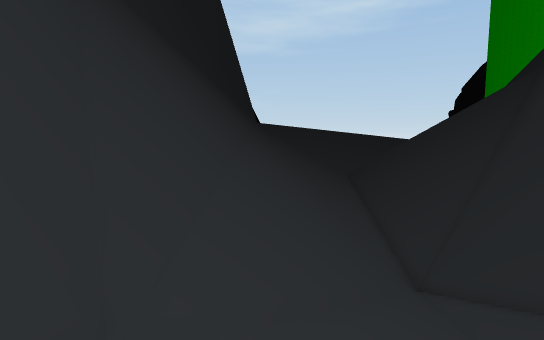
View 1 (above)

15 first-person views from a walk through a scene from a Unity 3-D project. The camera is 1.4 m above the floor, tilts 6° down and sees 80° across. The floor is counted in squares, 0.9 m on a side. Each view is taken from the middle of a square. On the plan, view 1 faces up. The plan holds only what a view shows up to about 16 squares ahead; the rest is blank. The place goes on beyond the plan. The player character is not drawn. Some animated figures are left out.

View 2
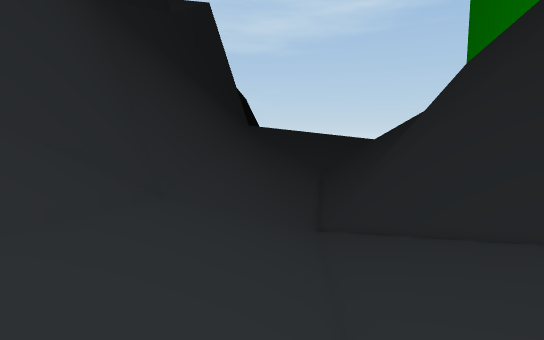

View 3
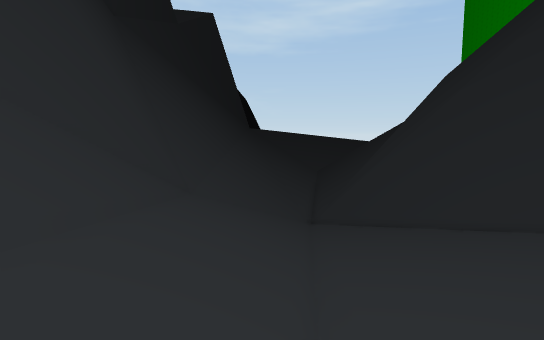

View 4
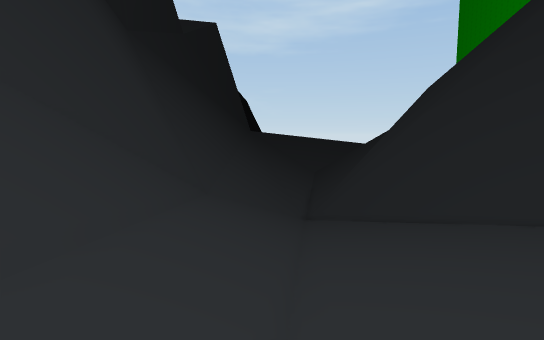

View 5
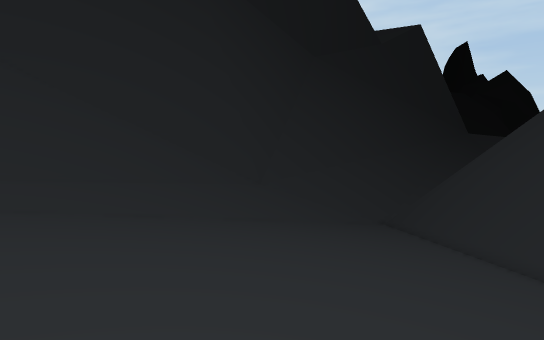

View 6
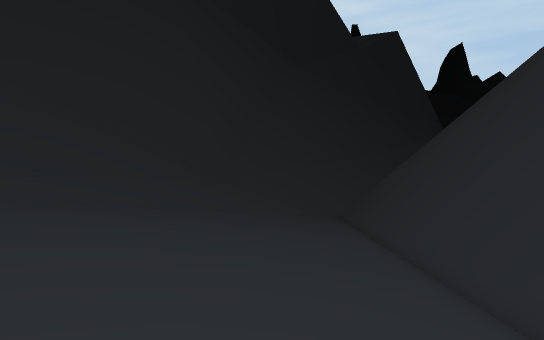

View 7
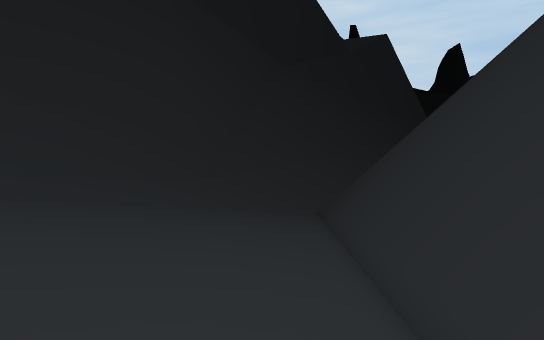

View 8
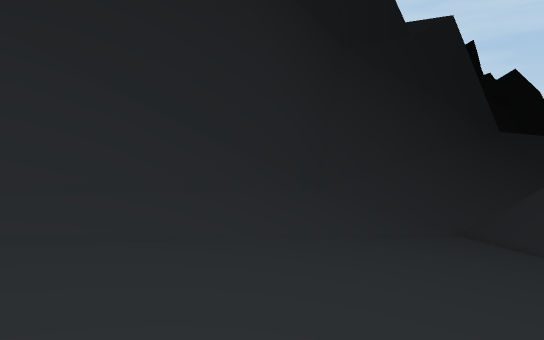

View 9
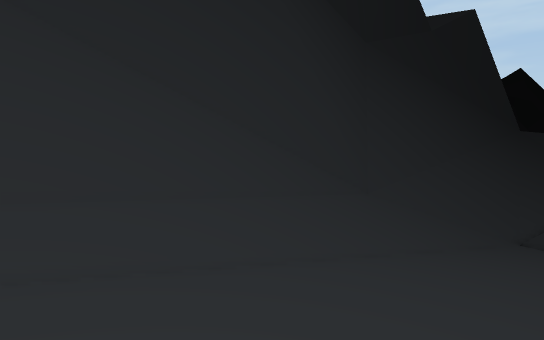

View 10
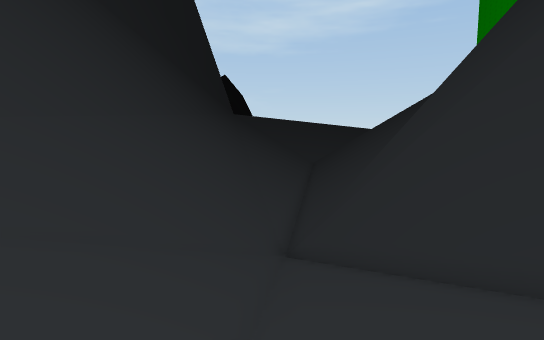

View 11
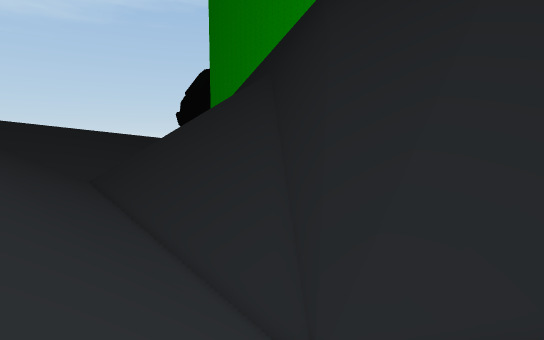

View 12
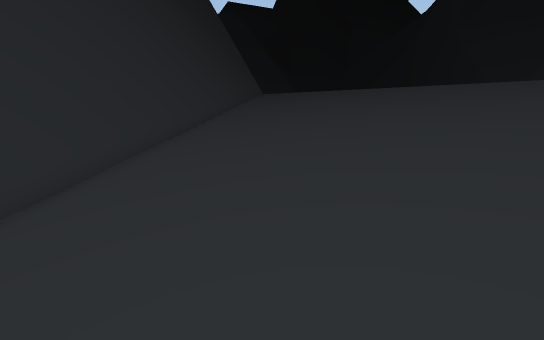

View 13
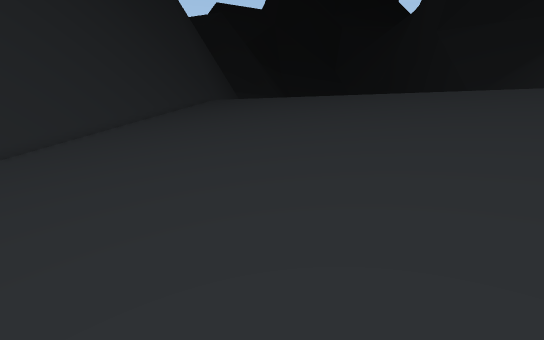

View 14
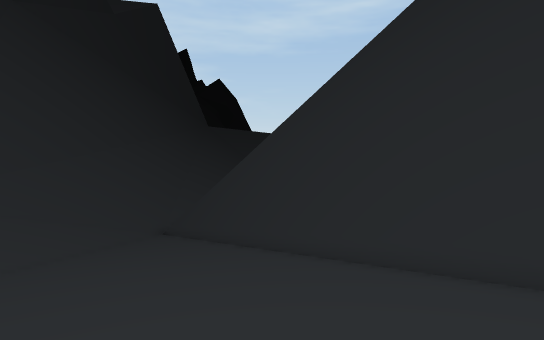

View 15
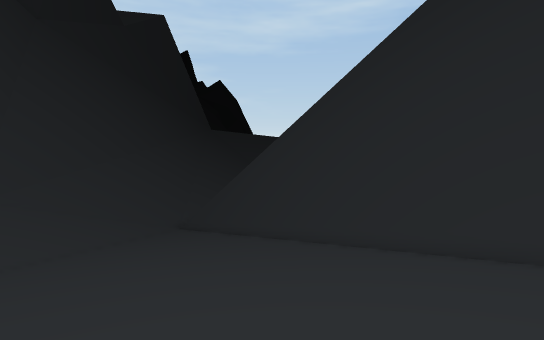

### Floor plan
Key: @ floor where view 1 was taken; # wall or solid block; . main floor; : floor 0.75 m higher than the main floor; - floor 0.75 m lower than the main floor; + floor 1.5 m higher than the main floor; _ floor 1.5 m lower than the main floor; < floor 2.5 m lower than the main floor; ( floor 3.25 m lower than the main floor; / step, stairs or slope; = window, fence, low wall or low ledge.
Columns run from 7 left of view 1 to 23 right of it. Each row starts with its distance up from view 1.
 16      #////////////##
 15      #///////////##  //
 14      #//////(///## /////
 13      #/////////## //////
 12      #=///////##////////
 11      #=//////##////////
 10      #=/////##/////////
  9      #=/////#////////////
  8      #=/////<=#//////////
  7      #=/////<### //////////
  6      #=////<<_###  ////////
  5      #=////____###   //////
  4      #=////_____###   /////
  3      #=////______=##    ///
  2      #=////_______=#
  1     ##/////______-###
  0     ##/@///__------###
 -1    ##//////---------###
 -2    ##//////------....=##
 -3    #//////---.........=#
 -4   ##//////............###
 -5   ##//////.............###
 -6  ##///////..............###
 -7  ##///////...........::::###
 -8 ##////////.......:::::::::=##
 -9 ##////////..:::::::::::::++=#
-10 #/////////:::::::::::++++++###
-11 #/////////:::::::+++++++++++###
-12  ////////::::++++++++++++++++##
-13         /+++++++++++++++++++++#

Positions as (right, up) in squares from view 1, and headings:
1: (0, 0), facing up
2: (2, -7), facing up
3: (2, -10), facing up
4: (2, -13), facing up
5: (15, -13), facing up-left
6: (19, -13), facing up-left
7: (21, -13), facing up-left
8: (10, -13), facing up-left
9: (7, -13), facing up-left
10: (4, 1), facing up
11: (0, 6), facing up-right
12: (9, -3), facing down-right
13: (6, -7), facing down-right
14: (10, -7), facing up
15: (10, -10), facing up
